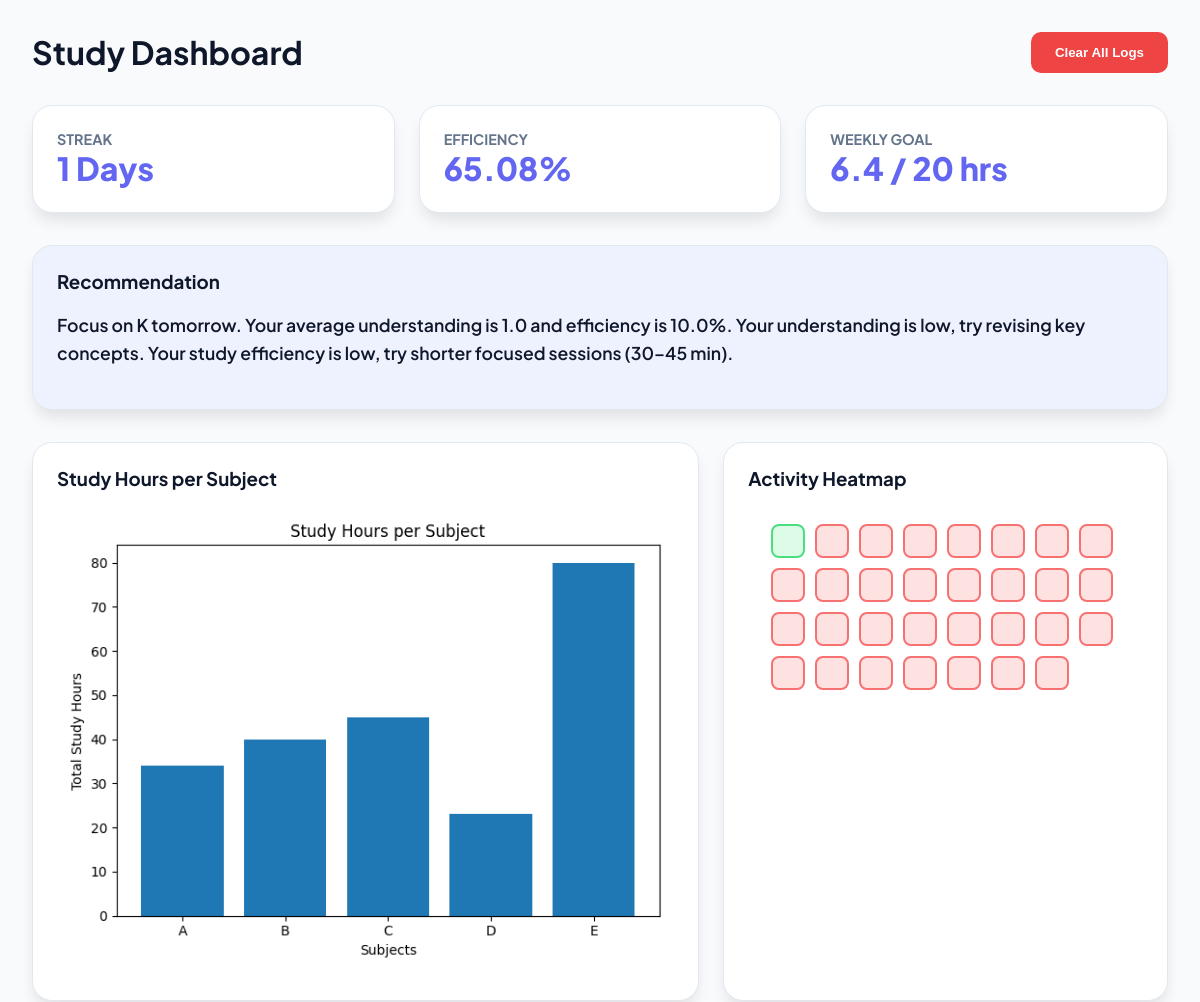
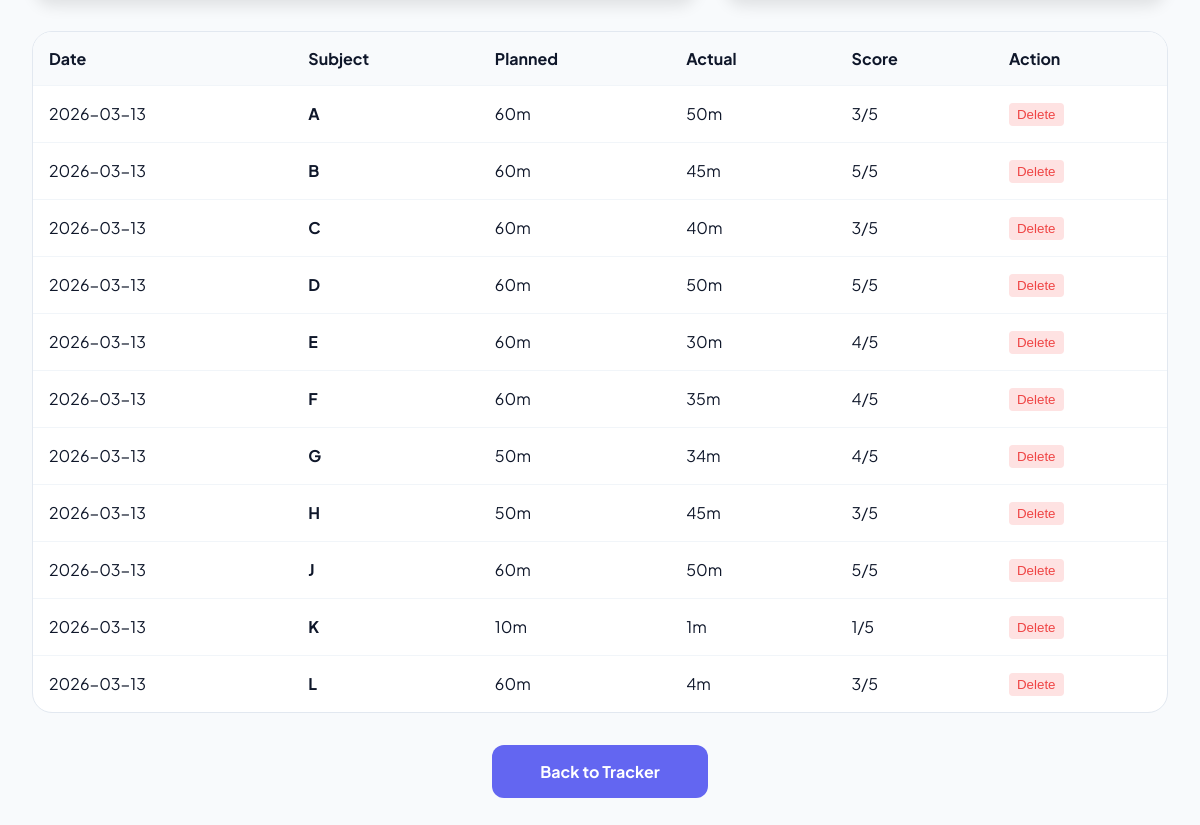
Page /dashboard on the earlier database version (2 pictures, top to bottom).
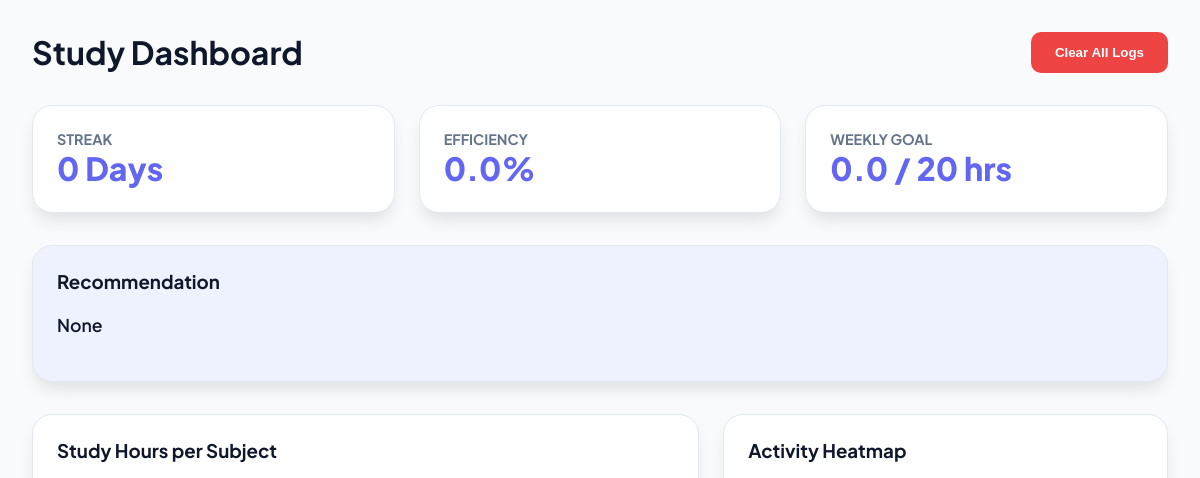
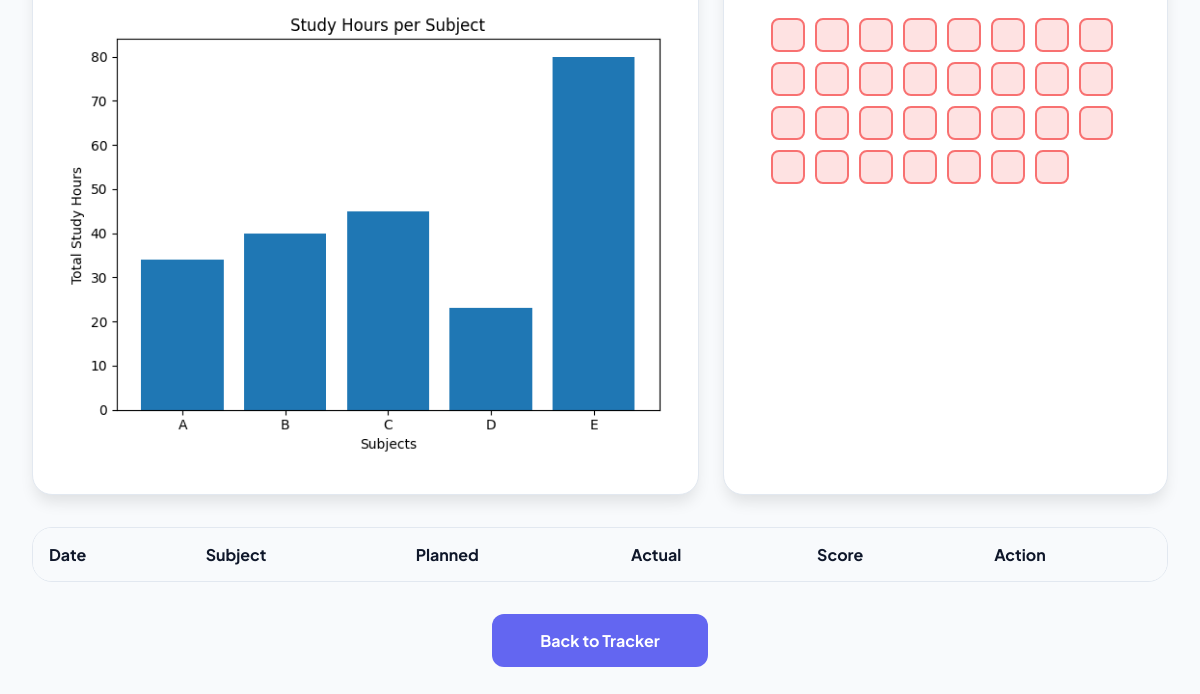
Same page on the later database version (2 pictures, top to bottom).
### tables this page shows
CREATE TABLE study_logs (
    id INTEGER PRIMARY KEY AUTOINCREMENT,
    subject TEXT,
    planned_time INTEGER,
    actual_time INTEGER,
    understanding INTEGER,
    date TEXT
);

### app.py (the view)
@app.route("/dashboard")
def dashboard():
    conn = sqlite3.connect("database.db")
    cursor = conn.cursor()
    cursor.execute("SELECT id, date, subject, planned_time, actual_time, understanding FROM study_logs ORDER BY id ASC")
    logs = cursor.fetchall()
    today = date.today()
    start_week = today - timedelta(days=today.weekday())
    cursor.execute("SELECT DISTINCT date FROM study_logs WHERE date >= ?", (start_week,))
    study_days = cursor.fetchall()
    days_count = len(study_days)
    goal_hours, progress_hours, goal_percentage = get_weekly_goal_progress()
    conn.close()
    current_streak, longest_streak = get_streaks()
    efficiency = get_efficiency()
    subject, avg_understanding, recommendation = get_recommendation()
    try:
        generate_subject_graph()
    except:
        pass
    heatmap_html = get_heatmap_data()
    return render_template(
        "dashboard.html",
        logs=logs,
        streak=current_streak,
        efficiency=efficiency,
        total_hours_this_week=progress_hours,
        recommendation=recommendation,
        heatmap_html=heatmap_html
    )

### logic/efficiency.py (called while the page is built)
def get_efficiency():
    conn = sqlite3.connect("database.db")
    cursor = conn.cursor()
    cursor.execute("SELECT SUM(actual_time), SUM(planned_time) FROM study_logs")
    row = cursor.fetchone()
    conn.close()
    total_actual = row[0] or 0
    total_planned = row[1] or 1  # avoid division by zero
    efficiency = round((total_actual / total_planned) * 100, 2)
    return efficiency

### logic/graphs.py (called while the page is built)
def generate_subject_graph():
    conn = sqlite3.connect("database.db")
    cursor = conn.cursor()
    cursor.execute("""
        SELECT subject, SUM(actual_time)
        FROM study_logs
        WHERE subject != ''
        GROUP BY subject
    """)
    data = cursor.fetchall()
    conn.close()
    if not data:
        return
    subjects = [row[0] for row in data]
    hours = [row[1] for row in data]
    plt.figure()
    plt.bar(subjects, hours)
    plt.xlabel("Subjects")
    plt.ylabel("Total Study Hours")
    plt.title("Study Hours per Subject")
    plt.tight_layout()
    plt.savefig("static/study_graph.png")
    plt.close()

### logic/streak.py (called while the page is built, shortened)
def get_streaks():
    conn = sqlite3.connect("database.db")
    cursor = conn.cursor()
    cursor.execute("SELECT DISTINCT date FROM study_logs ORDER BY date DESC")
    rows = cursor.fetchall()
    conn.close()
    study_dates = sorted([date.fromisoformat(r[0]) for r in rows])
    current_streak = 0
    today = date.today()
    day_check = today
    while day_check in study_dates:
        current_streak += 1
        day_check -= timedelta(days=1)
    longest_streak = 0
    temp_streak = 1
    if len(study_dates) == 1:
        longest_streak = max(longest_streak, 1)
    return current_streak, longest_streak

### logic/weekly_goal.py (called while the page is built)
def get_weekly_goal_progress():
    conn = sqlite3.connect("database.db")
    cursor = conn.cursor()
    today = date.today()
    start_week = today - timedelta(days=today.weekday())
    cursor.execute("""
        SELECT SUM(actual_time)
        FROM study_logs
        WHERE date >= ?
    """, (start_week,))
    result = cursor.fetchone()[0] or 0
    conn.close()
    progress_hours = result / 60  # Convert minutes to hours
    goal_hours = WEEKLY_GOAL_HOURS
    percentage = int((progress_hours / goal_hours) * 100) if goal_hours > 0 else 0
    return goal_hours, round(progress_hours, 2), percentage

### templates/dashboard.html (shortened to what this page needs)
<!DOCTYPE html>
<html>
<head>
    <link rel="stylesheet" href="{{ url_for('static', filename='style.css') }}">
</head>
<body>
    <div class="container">
        <div style="display:flex; justify-content:space-between; align-items:center; margin-bottom: 2rem;">
            <h1 style="margin:0;">Study Dashboard</h1>
            <form action="/clear" method="POST" onsubmit="return confirm('Clear all data?');">
                <button type="submit" class="btn-clear">Clear All Logs</button>
            </form>
        </div>
        <div class="dashboard-grid">
            <div class="card">
                <div class="stat-label">Streak</div>
                <div class="stat-value">{{ streak }} Days</div>
            </div>
            <div class="card">
                <div class="stat-label">Efficiency</div>
                <div class="stat-value">{{ efficiency }}%</div>
            </div>
            <div class="card {% if total_hours_this_week >= 20 %}goal-met{% endif %}">
                <div class="stat-label">Weekly Goal</div>
                <div class="stat-value">{{ total_hours_this_week }} / 20 hrs</div>
            </div>
        </div>
        <div class="card" style="margin-bottom: 2rem; background: var(--primary-light);">
            <h3 style="margin-top:0;">Recommendation</h3>
            <p class="rec-text">{{ recommendation }}</p>
        </div>
        <div class="chart-grid">
            <div class="card">
                <h3 style="margin-top:0;">Study Hours per Subject</h3>
                <img src="{{ url_for('static', filename='study_graph.png') }}" style="width: 100%; border-radius: 10px;">
            </div>
            <div class="card">
                <h3 style="margin-top:0;">Activity Heatmap</h3>
                <div class="heatmap-container">
                    {{ heatmap_html | safe }}
                </div>
            </div>
        </div>
        <div class="table-container">
            <table>
                <thead>
                    <tr>
                        <th>Date</th>
                        <th>Subject</th>
                        <th>Planned</th>
                        <th>Actual</th>
                        <th>Score</th>
                        <th>Action</th>
                    </tr>
                </thead>
                <tbody>
                    {% for log in logs %}
                    <tr>
                        <td>{{ log[1] }}</td>
                        <td><strong>{{ log[2] }}</strong></td>
                        <td>{{ log[3] }}m</td>
                        <td>{{ log[4] }}m</td>
                        <td>{{ log[5] }}/5</td>
                        <td>
                            <form action="{{ url_for('delete', log_id=log[0]) }}" method="POST">
                                <button type="submit" class="btn-delete">Delete</button>
                            </form>
                        </td>
                    </tr>
                    {% endfor %}
                </tbody>
            </table>
        </div>
        <div style="text-align: center; margin: 3rem 0;">
            <a href="/" style="text-decoration: none; color: white; background: var(--primary); padding: 1rem 3rem; border-radius: 12px; font-weight: 700;">Back to Tracker</a>
        </div>
    </div>
</body>
</html>

### static/style.css (style rules this page uses)
:root { --primary: #6366f1; --primary-light: #eef2ff; --success: #10b981; --bg: #f8fafc; --card-bg: #ffffff; --text-main: #0f172a; --text-muted: #64748b; --radius: 20px; --shadow: 0 10px 15px -3px rgba(0, 0, 0, 0.1); }
body { background-color: var(--bg); color: var(--text-main); font-family: 'Plus Jakarta Sans', sans-serif; margin: 0; padding: 2rem; }
.container { max-width: 1200px; margin: 0 auto; }
.dashboard-grid { display: grid; grid-template-columns: repeat(auto-fit, minmax(280px, 1fr)); gap: 1.5rem; margin-bottom: 2rem; }
.chart-grid { display: grid; grid-template-columns: 1.5fr 1fr; gap: 1.5rem; margin-bottom: 2rem; }
.card { background: var(--card-bg); padding: 1.5rem; border-radius: var(--radius); box-shadow: var(--shadow); border: 1px solid #e2e8f0; transition: transform 0.3s ease; }
.stat-label { color: var(--text-muted); font-size: 0.9rem; font-weight: 700; text-transform: uppercase; }
.stat-value { font-size: 2rem; font-weight: 800; color: var(--primary); }
.rec-text { font-size: 1.1rem; font-weight: 600; line-height: 1.6; color: var(--text-main); margin-top: 10px; }
.heatmap-container { display: flex; flex-wrap: wrap; gap: 10px; padding: 15px; max-width: 350px; margin: 0 auto; }
.heatmap-day { width: 30px; height: 30px; border-radius: 8px; border: 2px solid; transition: all 0.2s ease; }
.none { background-color: #fee2e2; border-color: #f87171; }
.btn-clear { background: #ef4444; color: white; border: none; padding: 0.8rem 1.5rem; border-radius: 10px; font-weight: 700; cursor: pointer; }
.table-container { background: white; border-radius: var(--radius); overflow: hidden; border: 1px solid #e2e8f0; }
table { width: 100%; border-collapse: collapse; }
th { background: #f8fafc; padding: 1rem; text-align: left; }

Differences in the rows shown:
removed study_logs: date "2026-03-13", subject "A", planned_time "60", actual_time "50", understanding "3"
removed study_logs: date "2026-03-13", subject "B", planned_time "60", actual_time "45", understanding "5"
removed study_logs: date "2026-03-13", subject "C", planned_time "60", actual_time "40", understanding "3"
removed study_logs: date "2026-03-13", subject "D", planned_time "60", actual_time "50", understanding "5"
removed study_logs: date "2026-03-13", subject "E", planned_time "60", actual_time "30", understanding "4"
removed study_logs: date "2026-03-13", subject "F", planned_time "60", actual_time "35", understanding "4"
removed study_logs: date "2026-03-13", subject "G", planned_time "50", actual_time "34", understanding "4"
removed study_logs: date "2026-03-13", subject "H", planned_time "50", actual_time "45", understanding "3"
removed study_logs: date "2026-03-13", subject "J", planned_time "60", actual_time "50", understanding "5"
removed study_logs: date "2026-03-13", subject "K", planned_time "10", actual_time "1", understanding "1"
removed study_logs: date "2026-03-13", subject "L", planned_time "60", actual_time "4", understanding "3"
Other differences:
{{ streak }}: "1" → "0"
{{ efficiency }}: "65.08" → "0.0"
{{ total_hours_this_week }}: "6.4" → "0.0"
{{ recommendation }}: "Focus on K tomorrow. Your average understanding is 1.0 and efficiency is 10.0%. Your understanding is low, try revising key concepts. Your study efficiency is low, try shorter focused sessions (30–45 min)." → "None"
